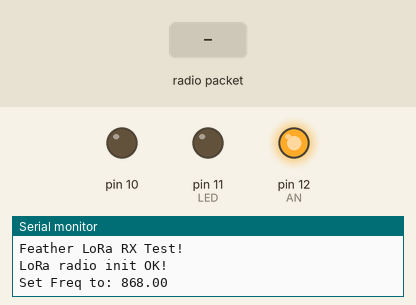
Recording of a sketch running on a simulated Arduino Uno, built with avr-gcc and run on an emulated ATmega328P. On the bench: output pins drawn as LEDs (lit = HIGH), the last lines printed to the serial monitor. The inputs (shaded band) are chosen by the test bench. The local clock reads 2024-03-15 10:24:30 at power-on unless the sketch sets it; storage starts empty; no radio packets arrive unless stated; pins used as bus, display or sensor lines are not drawn.

Above: at 1.3 s.
1.4 s: radio packet "1" arrives
At 1.49 s:
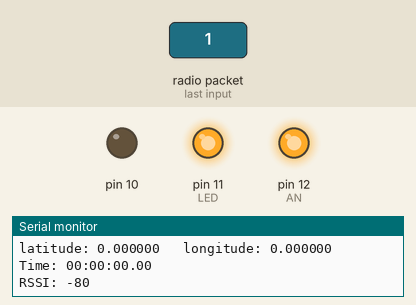
Timing chart, 0 to 4.4 s (numbered marks = the images above; inputs shaded):
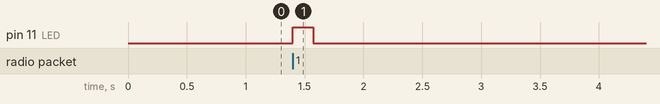

The sketch:

LoRa_gps_rx.ino
```cpp
// Feather9x_RX
// -*- mode: C++ -*-
// Example sketch showing how to create a simple messaging client (receiver)
// with the RH_RF95 class. RH_RF95 class does not provide for addressing or
// reliability, so you should only use RH_RF95 if you do not need the higher
// level messaging abilities.
// It is designed to work with the other example Feather9x_TX

#include <SPI.h>
#include <RH_RF95.h>
#include "SD.h"
#include "RTClib.h"

//for Feather32u4 RFM9x
#define RFM95_CS 8
#define RFM95_RST 4
#define RFM95_INT 7

// Change to 434.0 or other frequency, must match RX's freq!
#define RF95_FREQ 868.0

// Singleton instance of the radio driver
RH_RF95 rf95(RFM95_CS, RFM95_INT);

// Blinky on receipt
#define LED 11
#define AN 12
//#define LOG_INTERVAL 1000 // mills between entries (reduce to take more/faster data)
//#define SYNC_INTERVAL 1000 // mills between calls to flush() - to write data to the card
//uint32_t syncTime = 0; // time of last sync()
RTC_PCF8523 RTC;

const int chipSelect = 10;
// the logging file
File logfile;

void error(char *str)
{
  Serial.print("error: ");
  Serial.println(str);


  while(1);
}

struct dataStruct{
  double latitude;
  double longitude;
  uint8_t stunde;
  uint8_t minut;
  uint8_t sekunde;
  uint8_t millisekunde;
  unsigned long counter;
}myData;


void setup()
{
  pinMode(LED, OUTPUT);
  pinMode(AN, OUTPUT);
  pinMode(RFM95_RST, OUTPUT);
  digitalWrite(RFM95_RST, HIGH);
  digitalWrite(AN, HIGH);

  Serial.begin(9600);

  //while (!Serial)
  {
    delay(1);
  }
  delay(100);

    // initialize the SD card
  //Serial.print("Initializing SD card...");
  // make sure that the default chip select pin is set to
  // output, even if you don't use it:
  pinMode(10, OUTPUT);

  SD.begin(chipSelect);
    // create a new file
  char filename[] = "LOGGER00.CSV";
  for (uint8_t i = 0; i < 100; i++) {
    filename[6] = i/10 + '0';
    filename[7] = i%10 + '0';
    if (! SD.exists(filename)) {
      // only open a new file if it doesn't exist
      logfile = SD.open(filename, FILE_WRITE);
      break;  // leave the loop!
    }
  }
      // connect to RTC

  if (!RTC.begin())
  {
      Serial.println("RTC failed");
  }

     logfile.println("Date,Time(GMT+2),Latitude,Logitude,GPS-Time(UTC),RSSI");

  Serial.println("Feather LoRa RX Test!");

  // manual reset
  digitalWrite(RFM95_RST, LOW);
  delay(10);
  digitalWrite(RFM95_RST, HIGH);
  delay(10);

  while (!rf95.init()) {
    Serial.println("LoRa radio init failed");
    while (1);
  }
  Serial.println("LoRa radio init OK!");

  // Defaults after init are 434.0MHz, modulation GFSK_Rb250Fd250, +13dbM
  if (!rf95.setFrequency(RF95_FREQ)) {
    Serial.println("setFrequency failed");
    while (1);
  }
  Serial.print("Set Freq to: "); Serial.println(RF95_FREQ);

  // Defaults after init are 434.0MHz, 13dBm, Bw = 125 kHz, Cr = 4/5, Sf = 128chips/symbol, CRC on

  // The default transmitter power is 13dBm, using PA_BOOST.
  // If you are using RFM95/96/97/98 modules which uses the PA_BOOST transmitter pin, then
  // you can set transmitter powers from 5 to 23 dBm:
  rf95.setTxPower(23, false);
}

void loop()
{
      DateTime now;

  // delay for the amount of time we want between readings
  //delay((LOG_INTERVAL -1) - (millis() % LOG_INTERVAL));

  // log milliseconds since starting
  //  uint32_t m = millis();
  //logfile.print(m);           // milliseconds since start
  //logfile.print(", ");
/*
  // fetch the time
  now = RTC.now();
  // log time
  //logfile.print(now.unixtime()); // seconds since 1/1/1970
  logfile.print(now.year(), DEC);
  logfile.print("/");
  logfile.print(now.month(), DEC);
  logfile.print("/");
  logfile.print(now.day(), DEC);

  logfile.print(", ");
  logfile.print(now.hour(), DEC);
  logfile.print(":");
  logfile.print(now.minute(), DEC);
  logfile.print(":");
  logfile.print(now.second(), DEC);
  logfile.print('"');
  logfile.print(", ");
*/


  if (rf95.available())
  {
    // Should be a message for us now
    uint8_t buf[RH_RF95_MAX_MESSAGE_LEN];
    uint8_t len = sizeof(buf);

    if (rf95.recv(buf, &len))
    {
      digitalWrite(LED, HIGH);
      //RH_RF95::printBuffer("Received: ", buf, len);
      memcpy(&myData,buf,sizeof(myData));

        // fetch the time
  now = RTC.now();
  // log time
  //logfile.print(now.unixtime()); // seconds since 1/1/1970
  logfile.print(now.year(), DEC);
  logfile.print("/");
  logfile.print(now.month(), DEC);
  logfile.print("/");
  logfile.print(now.day(), DEC);

  logfile.print(", ");
  logfile.print(now.hour(), DEC);
  logfile.print(":");
  logfile.print(now.minute(), DEC);
  logfile.print(":");
  logfile.print(now.second(), DEC);
  logfile.print('"');
  //logfile.print(", ");


      Serial.println("");
      Serial.print("latitude: ");
      logfile.print(", ");
      logfile.print(myData.latitude,6);
      Serial.print(myData.latitude,6);

      Serial.print("\t longitude: ");
      logfile.print(", ");
      logfile.print(myData.longitude,6);
      Serial.print(myData.longitude,6);

      Serial.print("\t Time: ");
      logfile.print(", ");
       if (myData.stunde < 10) Serial.print(F("0"));
       if (myData.stunde < 10) logfile.print(F("0"));
      logfile.print(myData.stunde);
      logfile.print(":");
      Serial.print(myData.stunde);
      Serial.print(":");
       if (myData.minut < 10) Serial.print(F("0"));
       if (myData.minut < 10) logfile.print(F("0"));
       logfile.print(myData.minut);
       logfile.print(":");
      Serial.print(myData.minut);
      Serial.print(":");
       if (myData.sekunde < 10) Serial.print(F("0"));
       if (myData.sekunde < 10) logfile.print(F("0"));
       logfile.print(myData.sekunde);
       logfile.print(".");
      Serial.print(myData.sekunde);
      Serial.print(".");
      if (myData.millisekunde < 10) Serial.print(F("0"));
      if (myData.millisekunde < 10) logfile.print(F("0"));
      logfile.print(myData.millisekunde);
      logfile.print(",");
      Serial.print(myData.millisekunde);
      Serial.println("");


      //Serial.println((char*)buf);
       Serial.print("RSSI: ");
       logfile.print(rf95.lastRssi(),DEC);
       logfile.print(", \n");
      Serial.println(rf95.lastRssi(), DEC);

      // Send a reply
      uint8_t data[] = "OK";

      rf95.send(data, sizeof(data));
      rf95.waitPacketSent();

      //Serial.println("Sent a reply");
      delay(100);
      digitalWrite(LED, LOW);
    }
    else
    {
      Serial.println("Receive failed");
    }
  }
       // if ((millis() - syncTime) < SYNC_INTERVAL) return;
      //syncTime = millis();

      logfile.flush();
}
```

Measured:
- after the input at 1.4 s, pin 11 (LED): LOW → HIGH at once, → LOW 0.17 s later
